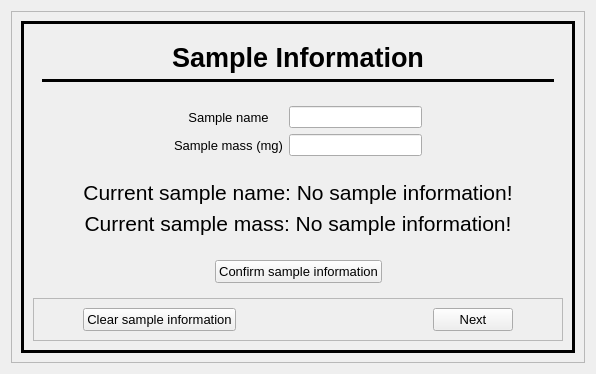
      <widget class="QWidget" name="tab">
       <attribute name="title">
        <string>Page</string>
       </attribute>
       <layout class="QVBoxLayout" name="verticalLayout_3">
        <item>
         <widget class="QFrame" name="frame_5">
          <property name="frameShape">
           <enum>QFrame::StyledPanel</enum>
          </property>
          <property name="frameShadow">
           <enum>QFrame::Raised</enum>
          </property>
          <layout class="QHBoxLayout" name="horizontalLayout_12">
           <item>
            <widget class="QFrame" name="frame_15">
             <property name="frameShape">
              <enum>QFrame::Box</enum>
             </property>
             <property name="frameShadow">
              <enum>QFrame::Plain</enum>
             </property>
             <property name="lineWidth">
              <number>3</number>
             </property>
             <layout class="QVBoxLayout" name="verticalLayout_8">
              <item>
               <widget class="QFrame" name="frame_12">
                <property name="sizePolicy">
                 <sizepolicy hsizetype="Preferred" vsizetype="Fixed">
                  <horstretch>0</horstretch>
                  <verstretch>0</verstretch>
                 </sizepolicy>
                </property>
                <property name="frameShape">
                 <enum>QFrame::NoFrame</enum>
                </property>
                <property name="frameShadow">
                 <enum>QFrame::Plain</enum>
                </property>
                <property name="lineWidth">
                 <number>3</number>
                </property>
                <layout class="QGridLayout" name="gridLayout_11">
                 <item row="0" column="0">
                  <widget class="QLabel" name="label_5">
                   <property name="sizePolicy">
                    <sizepolicy hsizetype="Preferred" vsizetype="Fixed">
                     <horstretch>0</horstretch>
                     <verstretch>0</verstretch>
                    </sizepolicy>
                   </property>
                   <property name="font">
                    <font>
                     <pointsize>20</pointsize>
                     <weight>75</weight>
                     <bold>true</bold>
                    </font>
                   </property>
                   <property name="text">
                    <string>Sample Information</string>
                   </property>
                   <property name="alignment">
                    <set>Qt::AlignCenter</set>
                   </property>
                  </widget>
                 </item>
                 <item row="1" column="0">
                  <widget class="Line" name="line_3">
                   <property name="frameShadow">
                    <enum>QFrame::Plain</enum>
                   </property>
                   <property name="lineWidth">
                    <number>3</number>
                   </property>
                   <property name="midLineWidth">
                    <number>1</number>
                   </property>
                   <property name="orientation">
                    <enum>Qt::Horizontal</enum>
                   </property>
                  </widget>
                 </item>
                </layout>
               </widget>
              </item>
              <item>
               <widget class="QFrame" name="frame_7">
                <property name="frameShape">
                 <enum>QFrame::NoFrame</enum>
                </property>
                <property name="frameShadow">
                 <enum>QFrame::Plain</enum>
                </property>
                <property name="lineWidth">
                 <number>1</number>
                </property>
                <layout class="QGridLayout" name="gridLayout_4">
                 <item row="0" column="2">
                  <widget class="QLineEdit" name="lineEdit"/>
                 </item>
                 <item row="0" column="1">
                  <widget class="QLabel" name="label">
                   <property name="font">
                    <font>
                     <pointsize>10</pointsize>
                    </font>
                   </property>
                   <property name="text">
                    <string>Sample name</string>
                   </property>
                   <property name="alignment">
                    <set>Qt::AlignCenter</set>
                   </property>
                  </widget>
                 </item>
                 <item row="1" column="1">
                  <widget class="QLabel" name="label_2">
                   <property name="font">
                    <font>
                     <pointsize>10</pointsize>
                    </font>
                   </property>
                   <property name="text">
                    <string>Sample mass (mg)</string>
                   </property>
                   <property name="alignment">
                    <set>Qt::AlignCenter</set>
                   </property>
                  </widget>
                 </item>
                 <item row="1" column="2">
                  <widget class="QLineEdit" name="lineEdit_2"/>
                 </item>
                 <item row="0" column="0">
                  <spacer name="horizontalSpacer_7">
                   <property name="orientation">
                    <enum>Qt::Horizontal</enum>
                   </property>
                   <property name="sizeHint" stdset="0">
                    <size>
                     <width>40</width>
                     <height>20</height>
                    </size>
                   </property>
                  </spacer>
                 </item>
                 <item row="0" column="3">
                  <spacer name="horizontalSpacer_8">
                   <property name="orientation">
                    <enum>Qt::Horizontal</enum>
                   </property>
                   <property name="sizeHint" stdset="0">
                    <size>
                     <width>40</width>
                     <height>20</height>
                    </size>
                   </property>
                  </spacer>
                 </item>
                 <item row="1" column="0">
                  <spacer name="horizontalSpacer_9">
                   <property name="orientation">
                    <enum>Qt::Horizontal</enum>
                   </property>
                   <property name="sizeHint" stdset="0">
                    <size>
                     <width>40</width>
                     <height>20</height>
                    </size>
                   </property>
                  </spacer>
                 </item>
                 <item row="1" column="3">
                  <spacer name="horizontalSpacer_10">
                   <property name="orientation">
                    <enum>Qt::Horizontal</enum>
                   </property>
                   <property name="sizeHint" stdset="0">
                    <size>
                     <width>40</width>
                     <height>20</height>
                    </size>
                   </property>
                  </spacer>
                 </item>
                </layout>
               </widget>
              </item>
              <item>
               <widget class="QFrame" name="frame_11">
                <property name="frameShape">
                 <enum>QFrame::NoFrame</enum>
                </property>
                <property name="frameShadow">
                 <enum>QFrame::Plain</enum>
                </property>
                <property name="lineWidth">
                 <number>1</number>
                </property>
                <layout class="QVBoxLayout" name="verticalLayout_10">
                 <item>
                  <widget class="QLabel" name="label_3">
                   <property name="font">
                    <font>
                     <pointsize>16</pointsize>
                    </font>
                   </property>
                   <property name="text">
                    <string>Current sample name: No sample information!</string>
                   </property>
                   <property name="alignment">
                    <set>Qt::AlignCenter</set>
                   </property>
                  </widget>
                 </item>
                 <item>
                  <widget class="QLabel" name="label_4">
                   <property name="font">
                    <font>
                     <pointsize>16</pointsize>
                    </font>
                   </property>
                   <property name="text">
                    <string>Current sample mass: No sample information!</string>
                   </property>
                   <property name="alignment">
                    <set>Qt::AlignCenter</set>
                   </property>
                  </widget>
                 </item>
                </layout>
               </widget>
              </item>
              <item>
               <widget class="QFrame" name="frame_13">
                <property name="frameShape">
                 <enum>QFrame::NoFrame</enum>
                </property>
                <property name="frameShadow">
                 <enum>QFrame::Sunken</enum>
                </property>
                <layout class="QHBoxLayout" name="horizontalLayout_9">
                 <item>
                  <spacer name="horizontalSpacer_11">
                   <property name="orientation">
                    <enum>Qt::Horizontal</enum>
                   </property>
                   <property name="sizeHint" stdset="0">
                    <size>
                     <width>40</width>
                     <height>20</height>
                    </size>
                   </property>
                  </spacer>
                 </item>
                 <item>
                  <widget class="QPushButton" name="pushButton_5">
                   <property name="font">
                    <font>
                     <pointsize>10</pointsize>
                    </font>
                   </property>
                   <property name="text">
                    <string>Confirm sample information</string>
                   </property>
                   <property name="default">
                    <bool>false</bool>
                   </property>
                   <property name="flat">
                    <bool>false</bool>
                   </property>
                  </widget>
                 </item>
                 <item>
                  <spacer name="horizontalSpacer_16">
                   <property name="orientation">
                    <enum>Qt::Horizontal</enum>
                   </property>
                   <property name="sizeHint" stdset="0">
                    <size>
                     <width>40</width>
                     <height>20</height>
                    </size>
                   </property>
                  </spacer>
                 </item>
                </layout>
               </widget>
              </item>
              <item>
               <widget class="QFrame" name="frame_6">
                <property name="sizePolicy">
                 <sizepolicy hsizetype="Preferred" vsizetype="Fixed">
                  <horstretch>0</horstretch>
                  <verstretch>0</verstretch>
                 </sizepolicy>
                </property>
                <property name="frameShape">
                 <enum>QFrame::StyledPanel</enum>
                </property>
                <property name="frameShadow">
                 <enum>QFrame::Raised</enum>
                </property>
                <layout class="QHBoxLayout" name="horizontalLayout_7">
                 <item>
                  <spacer name="horizontalSpacer_17">
                   <property name="orientation">
                    <enum>Qt::Horizontal</enum>
                   </property>
                   <property name="sizeHint" stdset="0">
                    <size>
                     <width>40</width>
                     <height>20</height>
                    </size>
                   </property>
                  </spacer>
                 </item>
                 <item>
                  <widget class="QPushButton" name="pushButton_2">
                   <property name="font">
                    <font>
                     <pointsize>10</pointsize>
                    </font>
                   </property>
                   <property name="text">
                    <string>Clear sample information</string>
                   </property>
                  </widget>
                 </item>
                 <item>
                  <spacer name="horizontalSpacer_6">
                   <property name="orientation">
                    <enum>Qt::Horizontal</enum>
                   </property>
                   <property name="sizeType">
                    <enum>QSizePolicy::Fixed</enum>
                   </property>
                   <property name="sizeHint" stdset="0">
                    <size>
                     <width>191</width>
                     <height>20</height>
                    </size>
                   </property>
                  </spacer>
                 </item>
                 <item>
                  <widget class="QPushButton" name="pushButton_3">
                   <property name="font">
                    <font>
                     <pointsize>10</pointsize>
                    </font>
                   </property>
                   <property name="text">
                    <string>Next</string>
                   </property>
                  </widget>
                 </item>
                 <item>
                  <spacer name="horizontalSpacer_18">
                   <property name="orientation">
                    <enum>Qt::Horizontal</enum>
                   </property>
                   <property name="sizeHint" stdset="0">
                    <size>
                     <width>40</width>
                     <height>20</height>
                    </size>
                   </property>
                  </spacer>
                 </item>
                </layout>
               </widget>
              </item>
             </layout>
            </widget>
           </item>
          </layout>
         </widget>
        </item>
       </layout>
      </widget>
